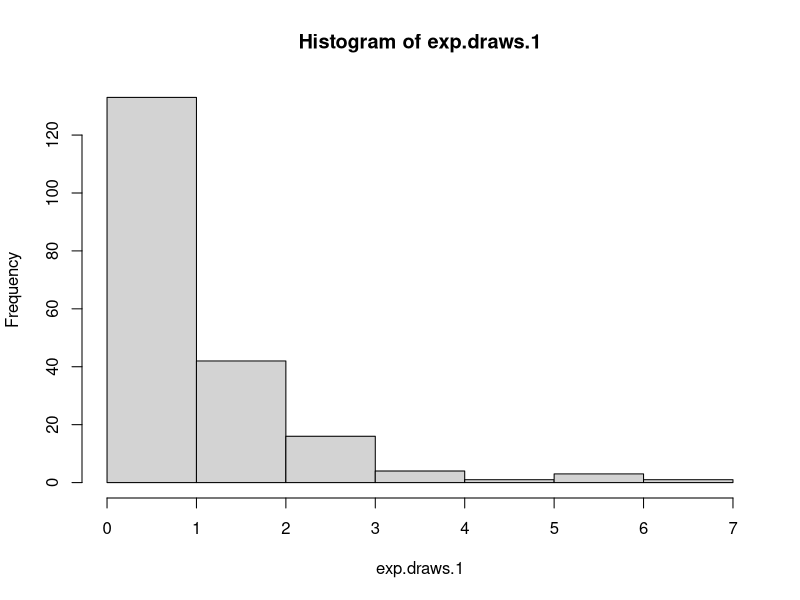
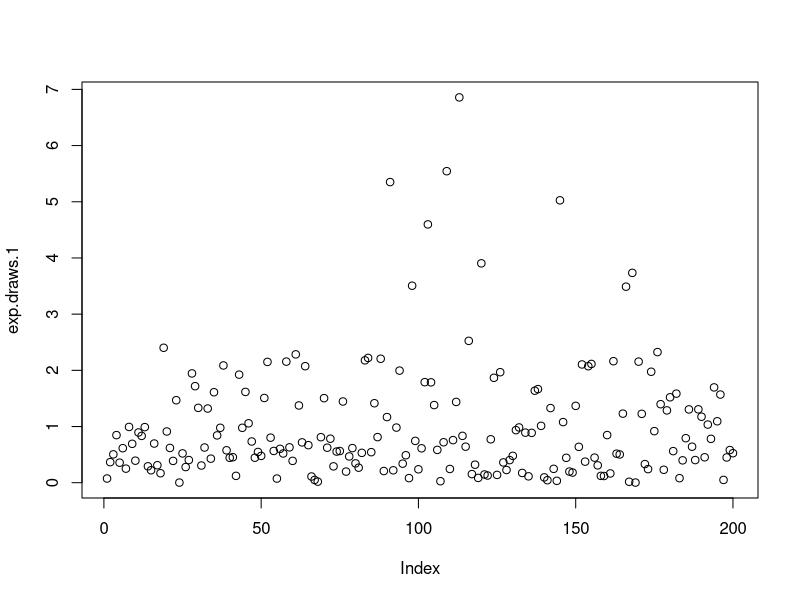
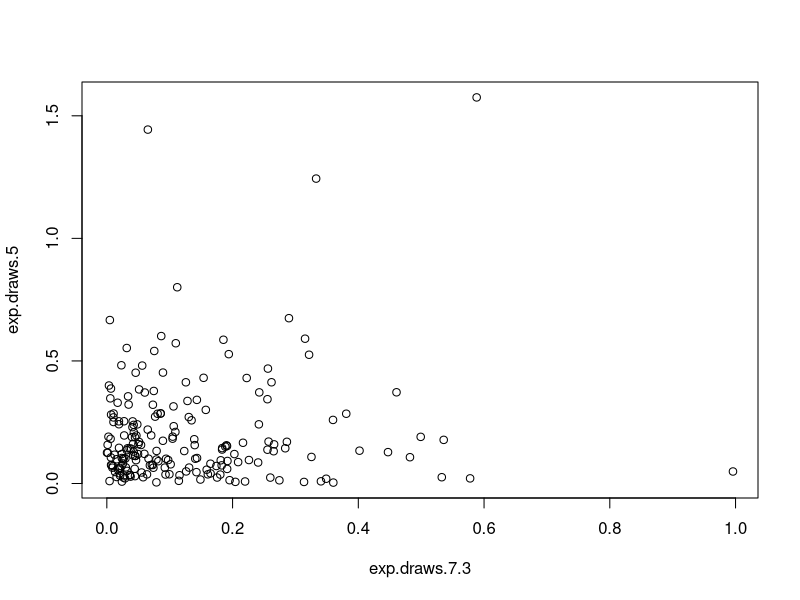
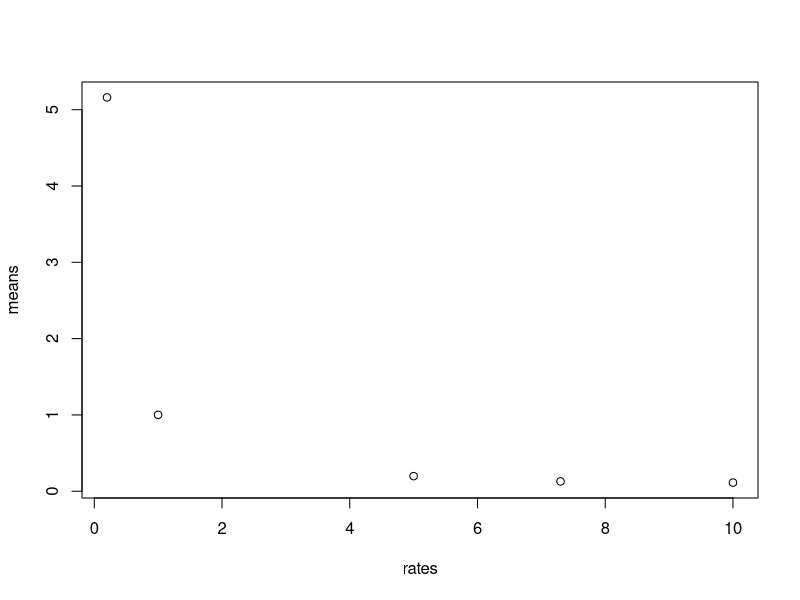
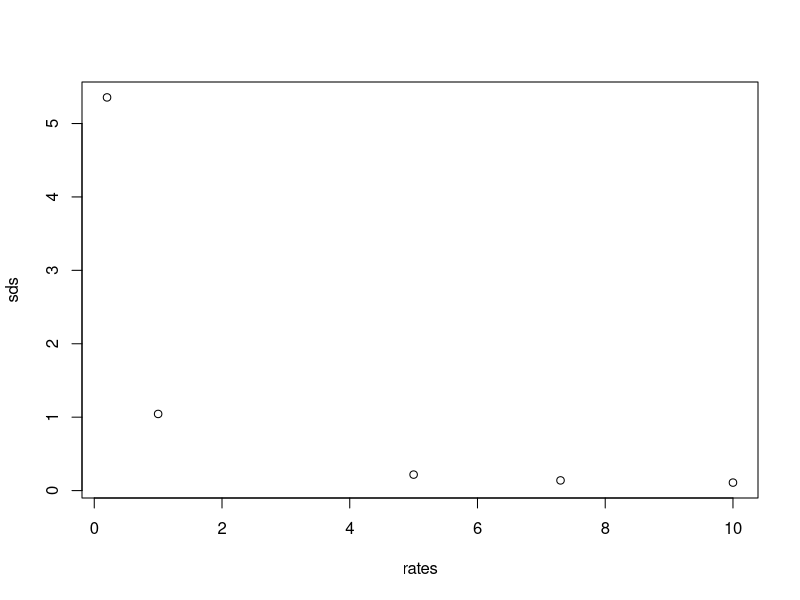
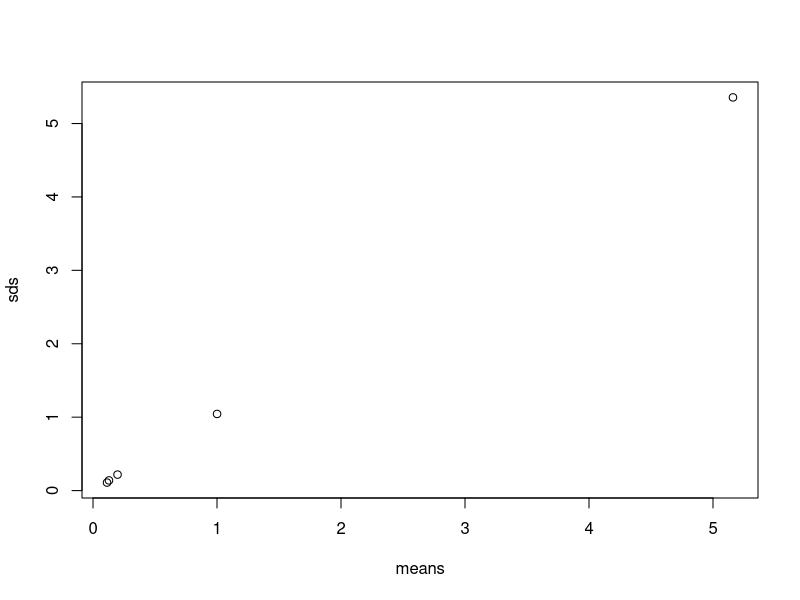
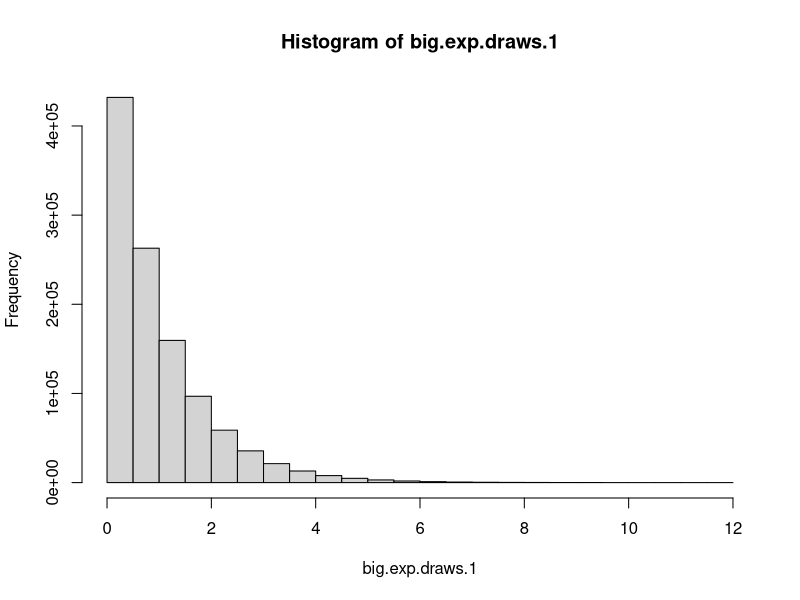
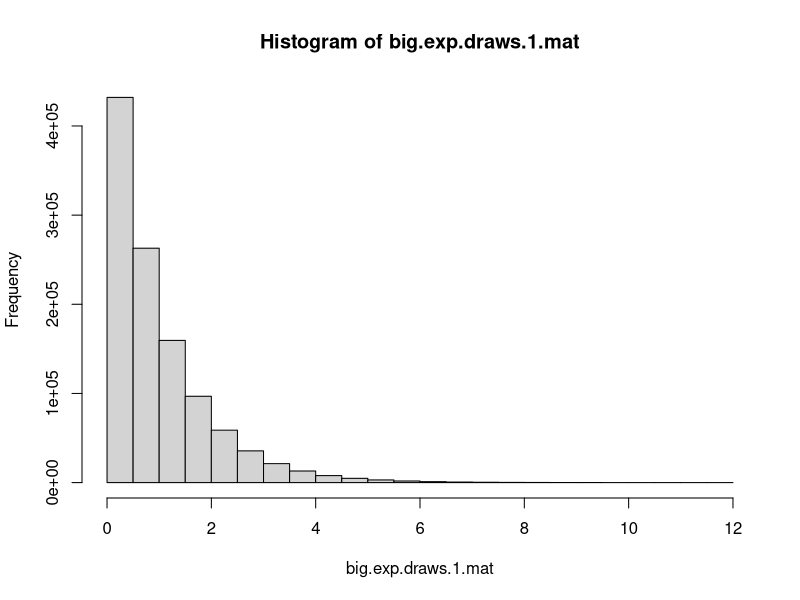

Reproduce these figures in R, in order.
### PART I

exp.draws.1<-as.vector(rexp(n=200))
mean_1=mean(exp.draws.1)
sd_1=sd(exp.draws.1)

exp.draws.0.2=rexp(n=200,rate=0.2)
exp.draws.5=rexp(n=200,rate=5)
exp.draws.7.3=rexp(n=200,rate=7.3)
exp.draws.10=rexp(n=200,rate=10)

means<-c(mean(exp.draws.1), mean(exp.draws.0.2), mean(exp.draws.5), mean(exp.draws.7.3), mean(exp.draws.10))
sds<-c(sd(exp.draws.1), sd(exp.draws.0.2), sd(exp.draws.5), sd(exp.draws.7.3), sd(exp.draws.10))
rates<-c(1, 0.2, 5, 7.3, 10)

### ASSIGNMENTS
#a. Use the hist() function to produce a histogram of your standard exponential distribution. 
hist(exp.draws.1)
#b. Use plot() with this vector to display the random values from your standard distribution in order. 
plot(exp.draws.1)
#c. Now, use plot() with two arguments -- any two of your other stored random value vectors -- to create a scatterplot of the two vectors against each other. 
plot(exp.draws.7.3, exp.draws.5)

#a. The five means versus the five rates used to generate the distribution. 
plot(rates, means)
## COMMENT: we know the mean of a r.v. with an exponential distribution equals \lambda^-1. For this reason
## we see an inverse relationship in the plot.

#b. The standard deviations versus the rates. 
plot(rates, sds)
## COMMENT: we know the s.d. of a r.v. with an exponential distribution equals also \lambda^-1. For this reason
## we see an inverse relationship in the plot.


#c. The means versus the standard deviations.
plot(means, sds)
## COMMENT: The mean and s.d. of a r.v. with an exponential distribution are equal. For this reason,
## the dots in the plot are along the 45-degree line.

### PART II
big.exp.draws.1<-rexp(n=1100000)
big_mean_1=mean(big.exp.draws.1)
big_sd_1=sd(big.exp.draws.1)

#b.
hist(big.exp.draws.1)
## COMMENT: it does match the function (1-e^{-x}), as we would expect, given the large number of draws.

#c. 
mean_bigger_1=mean(big.exp.draws.1[big.exp.draws.1>1])

#d
big.exp.draws.1.mat<-matrix(big.exp.draws.1,nrow=1100, ncol=1000, byrow=TRUE)
hist(big.exp.draws.1.mat)
## COMMENT: I believe nothing happend to my data. I receive the same result as in 5b.

#e
mean(big.exp.draws.1.mat,,371)

#f
colmeans=colMeans(big.exp.draws.1.mat)
hist(colmeans)
## COMMENT: I does not match results for 5b, because this is not the distribution of an r.v. with
## an exponential distribution, but a distribution of means. And as we know from the Central Limit Theorem,
## the distribution of means converges to a normal distribution.


